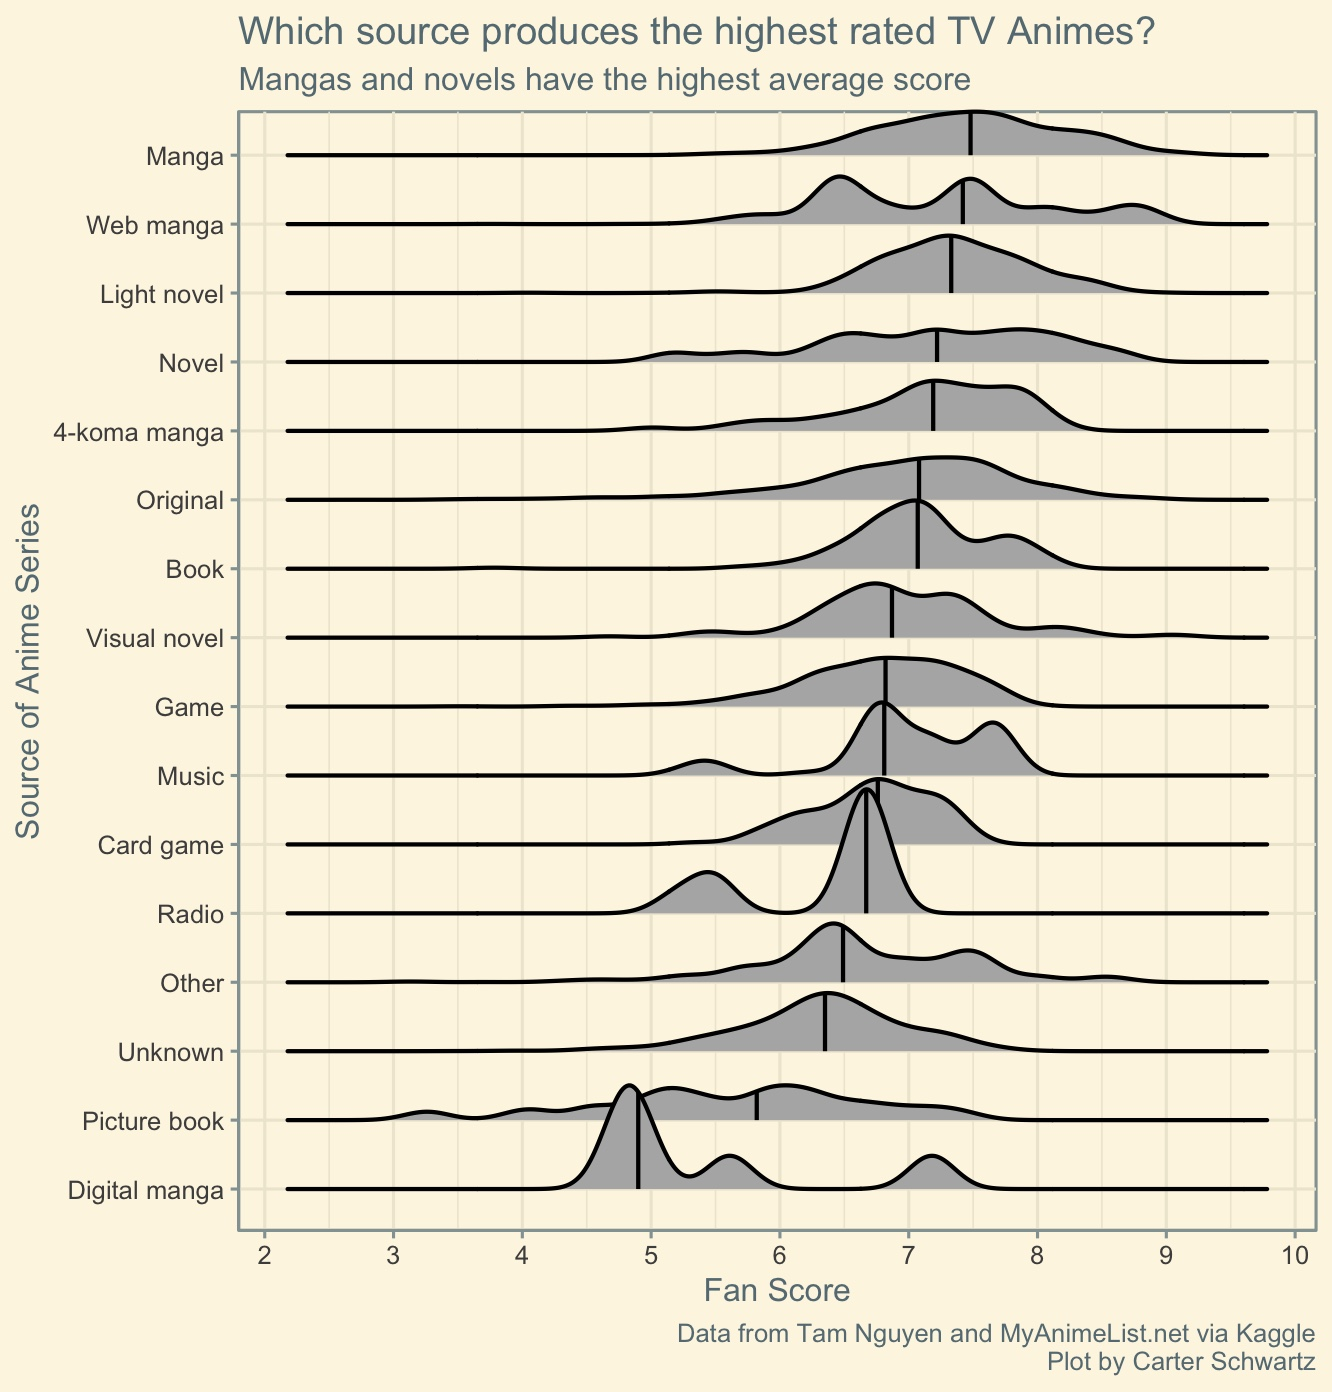

This chart was generated by the following R code:
# load packages
library(tidyverse)
library(ggthemes)
library(ggridges)

# import dataset
tidy_anime <- readr::read_csv("https://raw.githubusercontent.com/rfordatascience/tidytuesday/master/data/2019/2019-04-23/tidy_anime.csv")

# remove synopsis and background from data to free up memory
new_tidy_anime <- tidy_anime %>% select(-synopsis, -background)

# filter out observations with missing data
plot_data <-  new_tidy_anime %>% 
  filter( !is.na(score), !is.na(source))

# create plot
plot_data %>%
  filter(type == "TV") %>%
  ggplot(aes(score, reorder(source, score, median))) +
  geom_density_ridges(quantile_lines = TRUE,
                      quantiles = 2,
                      size = .75) +
  theme_solarized() +
  coord_cartesian(clip = "off") +
  scale_x_continuous(breaks = seq(0,10,1)) +
  labs(title = "Which source produces the highest rated TV Animes?",
       subtitle = "Mangas and novels have the highest average score",
       x = "Fan Score",
       y = "Source of Anime Series",
       caption = "Data from Tam Nguyen and MyAnimeList.net via Kaggle\nPlot by Carter Schwartz")
